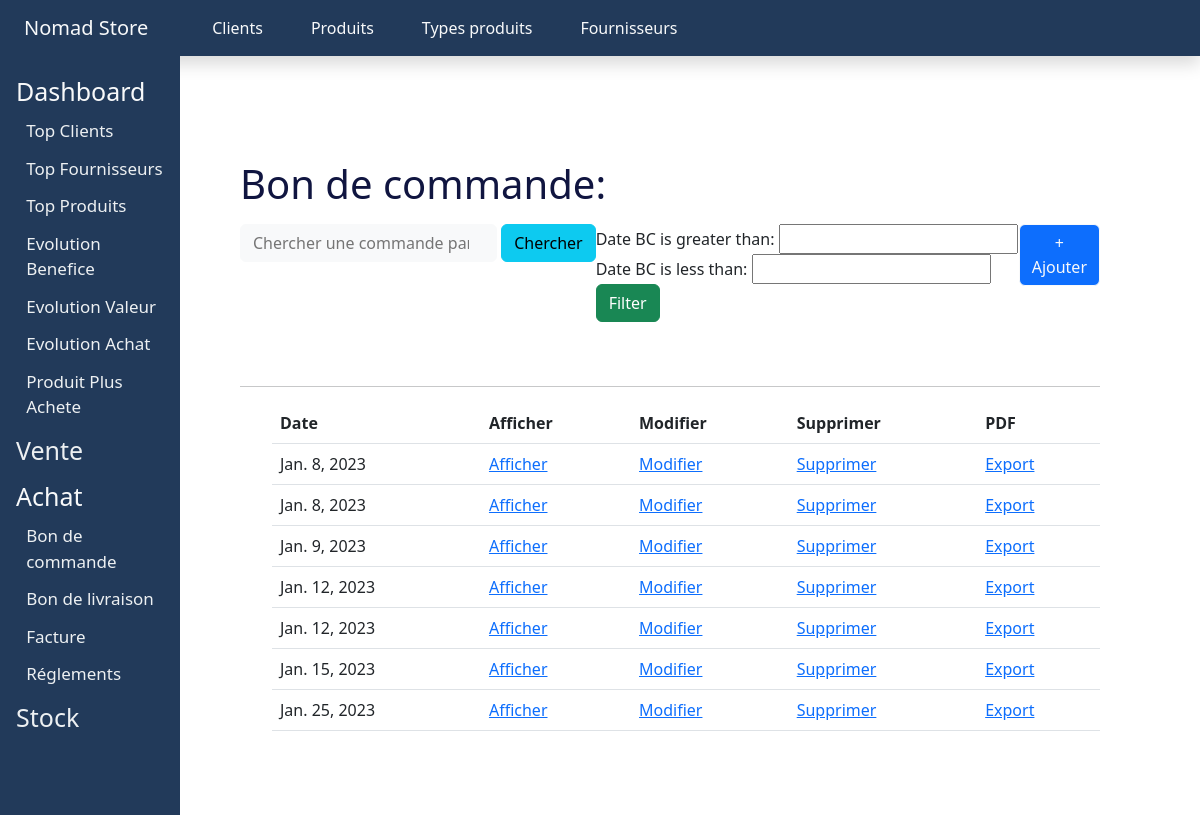
The app's page /achat/bon_commande with its own data.
### application/models.py (models this page shows)
class Commande(models.Model):
    Date_BC = models.DateField(auto_now_add= True)
    Fournisseur = models.ForeignKey(Fournisseur, on_delete = models.CASCADE)
    Produits = models.ManyToManyField('Product' , through='Commander')

### application/views.py (the view)
# urls.py: path('achat/bon_commande' , views.afficher_bon_commande , name='Bon_commande'),                             #affichage d'une liste des commandes
def afficher_bon_commande(request):                                                                      #Afficher les commandes
    cmds = Commande.objects.all()
    filter = CommandeFilter(request.GET , queryset = cmds)
    request.session.clear()
    return render(request,'BonCommande.html',{"cmds":filter})

### application/templates/BonCommande.html (shortened to what this page needs)
<!DOCTYPE html>
<html>
  {% load static %}
  <head>
  </head>
  <body>
    {% include 'header.html' %}
    <section>
      <h1 class="items-list-title">Bon de commande:</h1>
      <div class="d-flex justify-content-between pt-2 pb-5">
        <div class="d-flex justify-content-between">
          <form
            method="post"
            class="col-auto"
            action="{% url 'Chercher_commande' %}"
          >
            <input
              type="search"
              name="commande_chercher"
              class="col-auto btn btn-light"
              placeholder="Chercher une commande par id"
            />
            <button class="col-auto btn btn-info" type="submit">
              Chercher
            </button>
          </form>
          <form method="get">
            {{cmds.form}}
            <button class="btn btn-success" type="submit">Filter</button>
          </form>
        </div>
        <div>
          <a
            class="col-auto col-auto-offset-9"
            href="{% url 'Ajouter_commande' %}"
            ><button class="btn btn-primary btn-outline-light">
              + Ajouter
            </button></a
          >
        </div>
      </div>
      <hr />
      <ul>
        <table class="table">
          <thead>
            <tr>
              <th scope="col">Date</th>
              <th scope="col">Afficher</th>
              <th scope="col">Modifier</th>
              <th scope="col">Supprimer</th>
              <th scope="col">PDF</th>
            </tr>
          </thead>
          <tbody>
            {% for cmd in cmds.qs %}
            <tr>
              <td>{{cmd.Date_BC}}</td>
              <td>
                <a href="{% url 'Afficher_commande' cmd.id %}">Afficher</a>
              </td>
              <td>
                <a href="{% url 'Edit_commande' cmd.id %}">Modifier</a>
              </td>
              <td>
                <a href="{% url 'supp_commande' cmd.id %}">Supprimer</a>
              </td>
              <td>
                <a href="{% url 'ExpCommande' cmd.id %}">Export</a>
              </td>
            </tr>
            {% endfor %}
          </tbody>
        </table>
      </ul>
    </section>
  </body>
</html>

### application/static/css/style.css (style rules this page uses)
section { background-color: #fff; height: 80vh; width: 80%; overflow-y: scroll; border-radius: 10px; position: absolute; top: 110px; right: 50px; padding: 50px; }
.items-list-title { color: #101540; }

### records on screen
Commande: Date_BC "Jan. 8, 2023"
Commande: Date_BC "Jan. 8, 2023"
Commande: Date_BC "Jan. 9, 2023"
Commande: Date_BC "Jan. 12, 2023"
Commande: Date_BC "Jan. 12, 2023"
Commande: Date_BC "Jan. 15, 2023"
Commande: Date_BC "Jan. 25, 2023"
